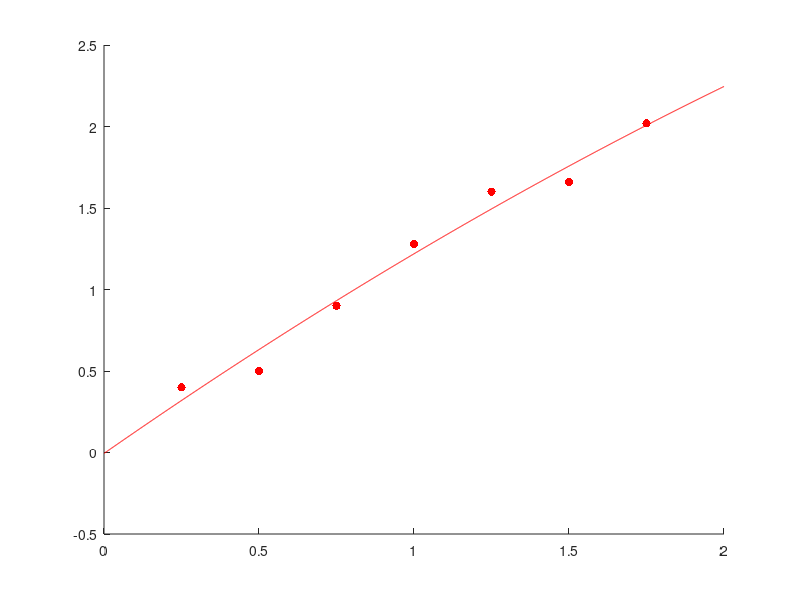

Here is the MATLAB script that generated this plot:
format long; % number of digits set to long

%construimos la matriz con la que vamos a operar
v = (0.25 : 0.25 : 1.75);
b = [0.4 ;0.5; 0.9; 1.28; 1.6; 1.66; 2.02];

%hacemos un dibujo de los datos
figure(1)
scatter(v, b, 'r', 'filled'); 
hold on; 

%creamos la matriz A mediante potencias de las columnas
A = fliplr(vander(v)); 
A = A(:, 1:3);
n = 3; 

% buscamos una solucion del tipo P(x) = a + a_1x + a_2x^2

%Hacemos copia de la matriz
A_Copy = A; 

% haremos QR sobre la matriz A
% Paso 1
R(1,1) = norm(A(:,1),2); 
A(:,1) = A(:,1) / R(1,1); %normalizamos la columna 1

% podem posar
R(1,2:n) = A(:,1)' * A(:,2:n);  %dot no funciona
A(:,2:n) = A(:,2:n) - A(:,1)*R(1, 2:n); 

% Paso 2
R(2,2) = norm(A(:,2),2); 
A(:,2) = A(:,2) / R(2,2); 
R(2,3) = dot(A(:,2),A(:,3)); 
A(:,3) = A(:,3) - A(:,2)*R(2,3); %ortog. columna 3 respecto 2

% Paso 3
R(3,3) = norm(A(:,3),2); 
A(:,3) = A(:,3) / R(3,3); 

Q = A;
R; 
transpose(Q)*Q %test de la identitat

%resolem sistema 
sol = R\(transpose(Q)*b); 
sol_flip = [sol(3) sol(2) sol(1)] % le damos la vuelta

%scatter plot 2
h = 0.001; 
x = [0:h:2];
yy = polyval(sol_flip, x); 
plot(x, yy, '-r'); %% esta esta mal

%residu del sistema
res1 = norm(A_Copy*sol - b, 2)

%% evaluar polinomio en un intervalo con polyval
p = polyval(fliplr(sol), v); 
res2 = norm(p - b, 2) % no em funciona! 


